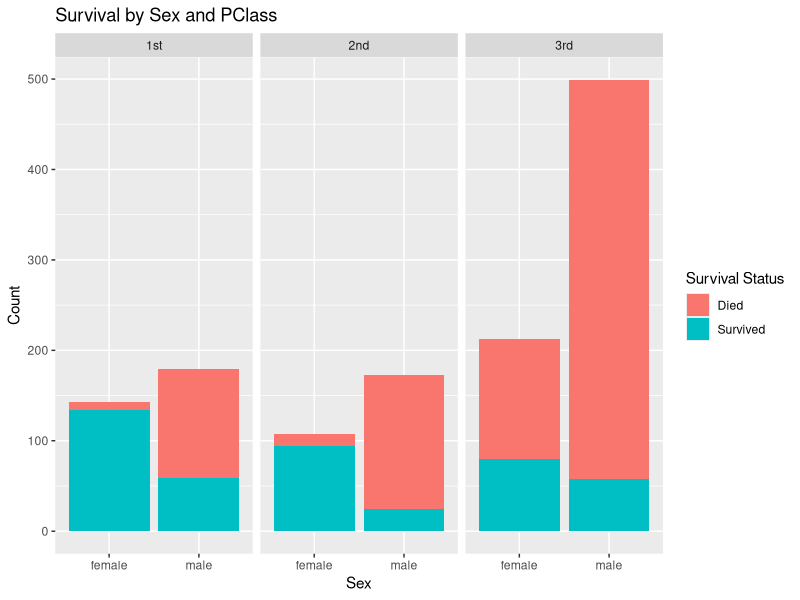
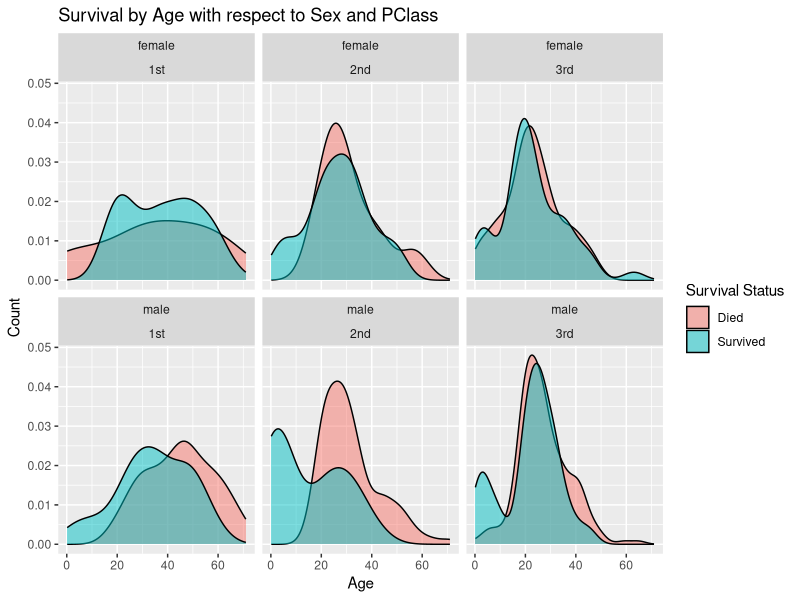

These charts were generated, in order, by the following R code:
## ---- chunk 1
#knitr::opts_chunk$set(echo = TRUE)
library(tidyverse)
library(ggplot2)

## ---- chunk 2
knitr::opts_chunk$set(echo = TRUE)
titanic <- read.table("resources/titanic.txt", header = TRUE)
## ---- chunk 3
titanic %>%
  mutate(Survived = factor(Survived, labels = c("Died", "Survived"))) %>% 
  ggplot(aes(x = Sex, fill = Survived)) +
  geom_bar() +
  facet_wrap(~PClass) +
  labs(
    title = "Survival by Sex and PClass",
    x = "Sex",
    y = "Count",
    fill = "Survival Status"
  )
## ---- chunk 4
titanic %>%
  mutate(Survived = factor(Survived, labels = c("Died", "Survived"))) %>% 
  ggplot(aes(x = Age, fill = Survived)) +
  geom_density(alpha = 0.5) +
  facet_wrap(~Sex + PClass) +
  labs(x = "Age",
       y = "Count",
       title = "Survival by Age with respect to Sex and PClass",
       fill = "Survival Status")
## ---- chunk 5
model <- glm(Survived ~ PClass + Age + Sex, data = titanic, family = binomial)
model_summary <- summary(model)$coefficients
model_summary
## ---- chunk 6
age_effect_estimate <- summary(model)$coefficients["Age", "Estimate"]
age_p_value <- summary(model)$coefficients["Age", "Pr(>|z|)"]

pclass2nd_p_value <- summary(model)$coefficients["PClass2nd", "Pr(>|z|)"]
pclass3nd_p_value <- summary(model)$coefficients["PClass3rd", "Pr(>|z|)"]
sexmale_p_value <- summary(model)$coefficients["Sexmale", "Pr(>|z|)"]
## ---- chunk 7
model_age_pclass <- glm(Survived ~ Age:PClass, data = titanic, family = "binomial")
age_first_class = summary(model_age_pclass)$coefficients["Age:PClass1st", "Pr(>|z|)"]
age_second_class = summary(model_age_pclass)$coefficients["Age:PClass2nd", "Pr(>|z|)"]
age_third_class = summary(model_age_pclass)$coefficients["Age:PClass3rd", "Pr(>|z|)"]
## ---- chunk 8
model_age_sex <- glm(Survived ~ Age:Sex, data = titanic, family = "binomial")
age_female = summary(model_age_sex)$coefficients["Age:Sexfemale", "Pr(>|z|)"]
age_male = summary(model_age_sex)$coefficients["Age:Sexmale", "Pr(>|z|)"]
## ---- chunk 9
model <- glm(Survived ~ Age*PClass*Sex, data = titanic, family = "binomial")
male_first <- predict(model, data.frame(Age = 55, PClass = "1st", Sex = "male"), type = "response") 
male_second <- predict(model, data.frame(Age = 55, PClass = "2nd", Sex = "male"), type = "response") 
male_third <- predict(model, data.frame(Age = 55, PClass = "3rd", Sex = "male"), type = "response") 

female_first <- predict(model, data.frame(Age = 55, PClass = "1st", Sex = "female"), type = "response") 
female_second <- predict(model, data.frame(Age = 55, PClass = "2nd", Sex = "female"), type = "response") 
female_third <- predict(model, data.frame(Age = 55, PClass = "3rd", Sex = "female"), type = "response") 
